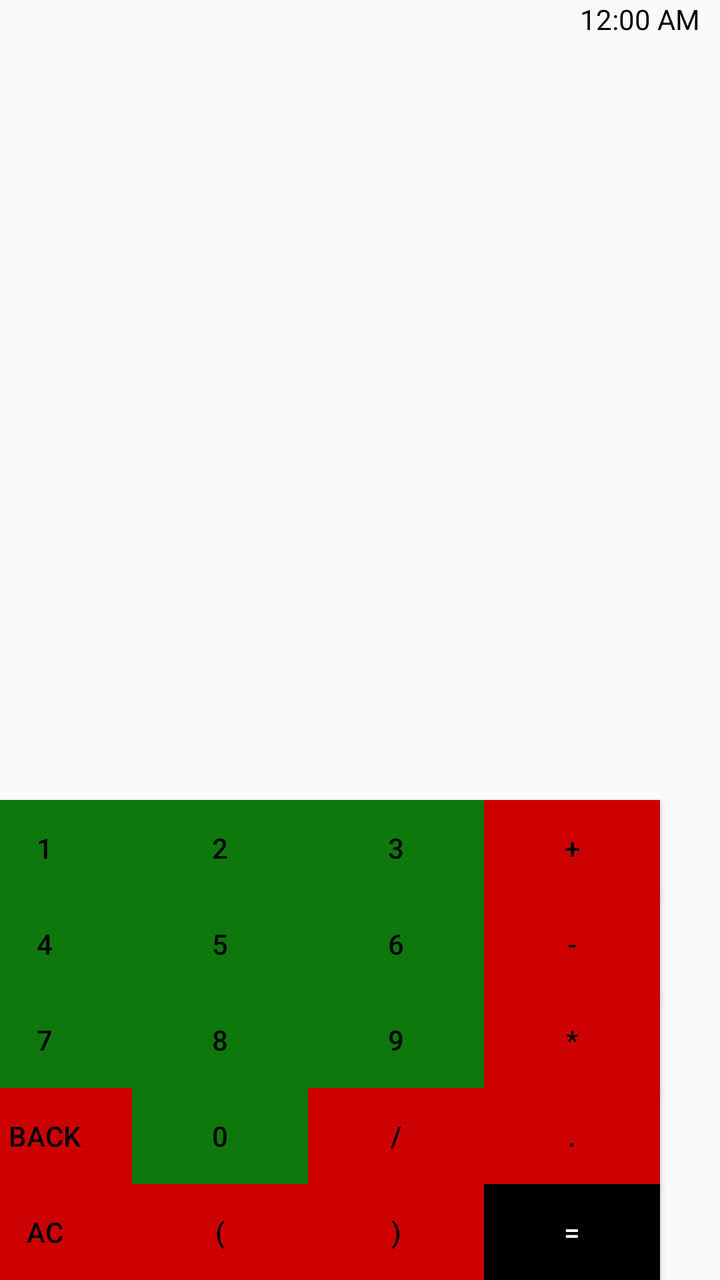
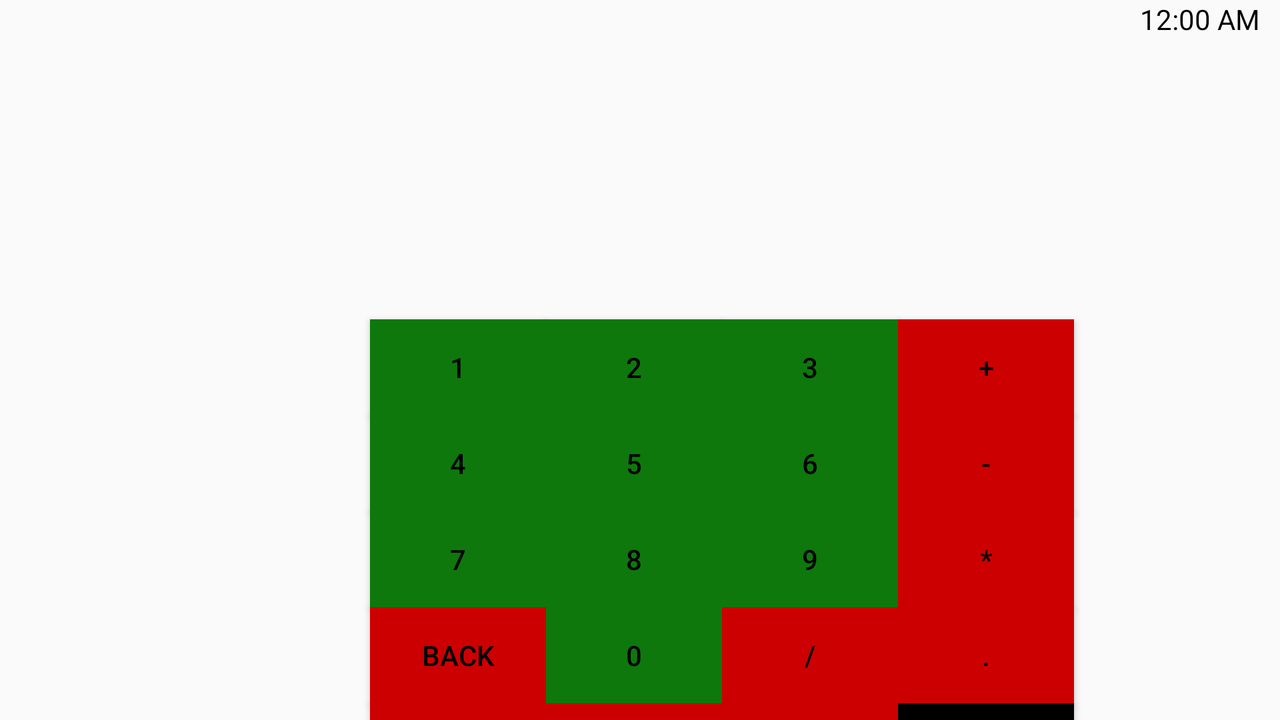

Two renders of one Android screen. The first uses the default layout on a phone; the second uses the alternative layout the repository ships for a different screen configuration, on a matching device. The two XML files are below.
<!-- AndroidManifest.xml: application theme Theme.HomeWork_2 -->
<!-- res/layout/activity_main.xml -->
<?xml version="1.0" encoding="utf-8"?>
<androidx.constraintlayout.widget.ConstraintLayout xmlns:android="http://schemas.android.com/apk/res/android"
    xmlns:app="http://schemas.android.com/apk/res-auto"
    xmlns:tools="http://schemas.android.com/tools"
    android:layout_width="match_parent"
    android:layout_height="match_parent"
    android:background="@drawable/blue_abstract_background"
    tools:context=".MainActivity">


    <DigitalClock
        android:id="@+id/digitalClock"
        android:layout_width="wrap_content"
        android:layout_height="wrap_content"
        android:layout_margin="10dp"
        android:textColor="@color/black"
        app:layout_constraintEnd_toEndOf="parent"
        tools:ignore="MissingConstraints" />

    <Button
        android:id="@+id/bt_button_1"
        style="@style/NumberButton"


        android:text="1"
        app:layout_constraintBottom_toTopOf="@+id/bt_button_4"
        app:layout_constraintEnd_toStartOf="@+id/bt_button_2" />

    <Button
        android:id="@+id/bt_button_2"
        style="@style/NumberButton"
        android:text="2"
        android:textColor="@color/black"

        app:layout_constraintBottom_toTopOf="@+id/bt_button_5"
        app:layout_constraintEnd_toStartOf="@+id/bt_button_3" />

    <Button
        android:id="@+id/bt_button_3"
        style="@style/NumberButton"
        android:text="3"
        app:layout_constraintBottom_toTopOf="@+id/bt_button_6"
        app:layout_constraintEnd_toStartOf="@+id/bt_button_sum" />

    <Button
        android:id="@+id/bt_button_4"
        style="@style/NumberButton"
        android:text="4"
        app:layout_constraintBottom_toTopOf="@+id/bt_button_7"
        app:layout_constraintEnd_toStartOf="@+id/bt_button_5" />

    <Button
        android:id="@+id/bt_button_5"
        style="@style/NumberButton"
        android:text="5"
        app:layout_constraintBottom_toTopOf="@+id/bt_button_8"
        app:layout_constraintEnd_toStartOf="@+id/bt_button_6" />

    <Button
        android:id="@+id/bt_button_6"
        style="@style/NumberButton"
        android:text="6"
        app:layout_constraintBottom_toTopOf="@+id/bt_button_9"
        app:layout_constraintEnd_toStartOf="@+id/bt_button_minus" />

    <Button
        android:id="@+id/bt_button_7"
        style="@style/NumberButton"
        android:text="7"
        app:layout_constraintBottom_toTopOf="@+id/bt_back"
        app:layout_constraintEnd_toStartOf="@+id/bt_button_8" />

    <Button
        android:id="@+id/bt_button_8"
        style="@style/NumberButton"
        android:text="8"
        app:layout_constraintBottom_toTopOf="@+id/bt_button_0"
        app:layout_constraintEnd_toStartOf="@+id/bt_button_9" />

    <Button
        android:id="@+id/bt_button_9"
        style="@style/NumberButton"
        android:text="9"
        app:layout_constraintBottom_toTopOf="@+id/bt_button_split"
        app:layout_constraintEnd_toStartOf="@+id/bt_button_multiply" />

    <Button
        android:id="@+id/bt_button_0"
        style="@style/NumberButton"
        android:text="0"
        app:layout_constraintBottom_toTopOf="@+id/bt_break_open"
        app:layout_constraintEnd_toStartOf="@+id/bt_button_split" />

    <TextView
        android:id="@+id/tv_result"
        style="@style/TextView"
        android:ellipsize="start"
        android:gravity="end"
        android:textSize="100sp"
        app:layout_constraintBottom_toTopOf="@+id/tv_editText"
        tools:ignore="MissingConstraints" />

    <TextView
        android:id="@+id/tv_editText"
        style="@style/TextView"
        android:ellipsize="end"
        android:gravity="end"
        android:textSize="50sp"
        app:layout_constraintBottom_toTopOf="@+id/bt_button_2" />

    <Button
        android:id="@+id/bt_equals"
        style="@style/ButtonEquals"
        android:layout_marginEnd="30dp"
        android:text="@string/equals"
        app:layout_constraintBottom_toBottomOf="parent"
        app:layout_constraintEnd_toEndOf="parent" />

    <Button
        android:id="@+id/bt_button_dot"
        style="@style/ActionButton"
        android:text="@string/dot"
        app:layout_constraintBottom_toTopOf="@+id/bt_equals"
        app:layout_constraintEnd_toEndOf="@+id/bt_equals" />

    <Button
        android:id="@+id/bt_button_sum"
        style="@style/ActionButton"
        android:text="@string/sum"
        app:layout_constraintBottom_toTopOf="@+id/bt_button_minus"
        app:layout_constraintEnd_toEndOf="@+id/bt_button_minus" />

    <Button
        android:id="@+id/bt_button_minus"
        style="@style/ActionButton"
        android:text="@string/minus"
        app:layout_constraintBottom_toTopOf="@+id/bt_button_multiply"
        app:layout_constraintEnd_toEndOf="@+id/bt_button_multiply" />

    <Button
        android:id="@+id/bt_button_multiply"
        style="@style/ActionButton"
        android:text="@string/multiply"
        app:layout_constraintBottom_toTopOf="@+id/bt_button_dot"
        app:layout_constraintEnd_toEndOf="@+id/bt_button_dot" />

    <Button
        android:id="@+id/bt_button_split"
        style="@style/ActionButton"
        android:text="@string/split"
        app:layout_constraintBottom_toTopOf="@+id/bt_break_close"
        app:layout_constraintEnd_toStartOf="@+id/bt_button_dot" />

    <Button
        android:id="@+id/bt_back"
        style="@style/ActionButton"
        android:text="@string/back"
        app:layout_constraintBottom_toTopOf="@+id/bt_clear"
        app:layout_constraintEnd_toStartOf="@+id/bt_button_0" />

    <Button
        android:id="@+id/bt_clear"
        style="@style/ActionButton"
        android:text="@string/ac"
        app:layout_constraintBottom_toBottomOf="@+id/bt_break_open"
        app:layout_constraintEnd_toStartOf="@+id/bt_break_open" />

    <Button
        android:id="@+id/bt_break_open"
        style="@style/ActionButton"
        android:text="@string/break_open"
        app:layout_constraintBottom_toBottomOf="@+id/bt_break_close"
        app:layout_constraintEnd_toStartOf="@+id/bt_break_close" />

    <Button
        android:id="@+id/bt_break_close"
        style="@style/ActionButton"
        android:text="@string/break_close"
        app:layout_constraintBottom_toBottomOf="@+id/bt_equals"
        app:layout_constraintEnd_toStartOf="@+id/bt_equals" />

</androidx.constraintlayout.widget.ConstraintLayout>
<!-- resources referenced by this layout -->
<resources>
  <color name="black">#FF000000</color>
  <string name="ac">AC</string>
  <string name="back">Back</string>
  <string name="break_close">)</string>
  <string name="break_open">(</string>
  <string name="dot">.</string>
  <string name="equals">=</string>
  <string name="minus">-</string>
  <string name="multiply">*</string>
  <string name="split">/</string>
  <string name="sum">+</string>
  <style name="ActionButton">
          <item name="android:textColor">@color/black</item>
          <item name="android:background">#CC0000</item>
          <item name="android:layout_width">wrap_content</item>
          <item name="android:layout_height">wrap_content</item>
      </style>
  <style name="ButtonEquals">
          <item name="android:textColor">@color/white</item>
          <item name="android:background">@color/black</item>
          <item name="android:layout_width">wrap_content</item>
          <item name="android:layout_height">wrap_content</item>
      </style>
  <style name="NumberButton">
          <item name="android:textColor">@color/black</item>
          <item name="android:background">#0e780c</item>
          <item name="android:layout_width">wrap_content</item>
          <item name="android:layout_height">wrap_content</item>
          </style>
  <style name="TextView">
          <item name="android:textColor">@color/black</item>
          <item name="android:layout_width">match_parent</item>
          <item name="android:layout_height">wrap_content</item>
      </style>
  <style name="Theme.HomeWork_2" parent="Theme.AppCompat.Light.DarkActionBar">
          
          <item name="colorPrimary">@color/purple_500</item>
          <item name="colorPrimaryVariant">@color/purple_700</item>
          <item name="colorOnPrimary">@color/white</item>
          
          <item name="colorSecondary">@color/teal_200</item>
          <item name="colorSecondaryVariant">@color/teal_700</item>
          <item name="colorOnSecondary">@color/black</item>
          
          <item name="android:statusBarColor" tools:targetApi="l">?attr/colorPrimaryVariant</item>
          
          <item name="windowNoTitle">true</item>
          <item name="android:windowFullscreen">true</item>
  
      </style>
  <color name="white">#FFFFFFFF</color>
  <color name="purple_500">#FF6200EE</color>
  <color name="purple_700">#FF3700B3</color>
  <color name="teal_200">#FF03DAC5</color>
  <color name="teal_700">#FF018786</color>
</resources>
<!-- res/layout-land/activity_main.xml (the repository's variant of the layout above) -->
<!-- drawn on the phone turned sideways -->
<?xml version="1.0" encoding="utf-8"?>
<androidx.constraintlayout.widget.ConstraintLayout xmlns:android="http://schemas.android.com/apk/res/android"
    xmlns:app="http://schemas.android.com/apk/res-auto"
    android:layout_width="match_parent"
    android:layout_height="match_parent"
    android:background="@drawable/blue_abstract_background">


    <DigitalClock
        android:id="@+id/digitalClock"
        android:layout_width="wrap_content"
        android:layout_height="wrap_content"
        android:layout_margin="10dp"
        android:textColor="@color/black"
        app:layout_constraintEnd_toEndOf="parent" />

    <Button
        android:id="@+id/bt_button_1"
        style="@style/NumberButton"
        android:layout_marginStart="185dp"
        android:text="1"
        app:layout_constraintStart_toStartOf="parent"
        app:layout_constraintTop_toBottomOf="@+id/tv_editText" />

    <Button
        android:id="@+id/bt_button_2"
        style="@style/NumberButton"
        android:text="2"
        android:textColor="@color/black"

        app:layout_constraintBottom_toBottomOf="@+id/bt_button_1"
        app:layout_constraintStart_toEndOf="@+id/bt_button_1" />

    <Button
        android:id="@+id/bt_button_3"
        style="@style/NumberButton"
        android:text="3"
        app:layout_constraintBottom_toBottomOf="@+id/bt_button_2"
        app:layout_constraintStart_toEndOf="@+id/bt_button_2" />

    <Button
        android:id="@+id/bt_button_4"
        style="@style/NumberButton"
        android:text="4"
        app:layout_constraintEnd_toEndOf="@+id/bt_button_1"
        app:layout_constraintTop_toBottomOf="@+id/bt_button_1" />

    <Button
        android:id="@+id/bt_button_5"
        style="@style/NumberButton"
        android:text="5"
        app:layout_constraintEnd_toEndOf="@+id/bt_button_2"
        app:layout_constraintTop_toBottomOf="@+id/bt_button_2" />

    <Button
        android:id="@+id/bt_button_6"
        style="@style/NumberButton"
        android:text="6"
        app:layout_constraintEnd_toEndOf="@+id/bt_button_3"
        app:layout_constraintTop_toBottomOf="@+id/bt_button_3" />

    <Button
        android:id="@+id/bt_button_7"
        style="@style/NumberButton"
        android:text="7"
        app:layout_constraintEnd_toEndOf="@+id/bt_button_1"
        app:layout_constraintTop_toBottomOf="@+id/bt_button_4" />

    <Button
        android:id="@+id/bt_button_8"
        style="@style/NumberButton"
        android:text="8"
        app:layout_constraintEnd_toEndOf="@+id/bt_button_2"
        app:layout_constraintTop_toBottomOf="@+id/bt_button_5" />

    <Button
        android:id="@+id/bt_button_9"
        style="@style/NumberButton"
        android:text="9"
        app:layout_constraintEnd_toEndOf="@+id/bt_button_3"
        app:layout_constraintTop_toBottomOf="@+id/bt_button_6" />

    <Button
        android:id="@+id/bt_button_0"
        style="@style/NumberButton"
        android:text="0"
        app:layout_constraintEnd_toEndOf="@+id/bt_button_8"
        app:layout_constraintTop_toBottomOf="@+id/bt_button_8" />

    <TextView
        android:id="@+id/tv_result"
        style="@style/TextView"
        android:ellipsize="start"
        android:gravity="end"
        android:textSize="70sp"
        app:layout_constraintBottom_toTopOf="@+id/tv_editText"
        app:layout_constraintTop_toTopOf="parent" />

    <TextView
        android:id="@+id/tv_editText"
        style="@style/TextView"
        android:ellipsize="end"
        android:gravity="end"
        android:textSize="50sp"
        app:layout_constraintBottom_toTopOf="@+id/bt_button_2" />

    <Button
        android:id="@+id/bt_equals"
        style="@style/ButtonEquals"
        android:text="@string/equals"
        app:layout_constraintStart_toEndOf="@+id/bt_break_close"
        app:layout_constraintTop_toBottomOf="@+id/bt_button_dot" />

    <Button
        android:id="@+id/bt_button_dot"
        style="@style/ActionButton"
        android:text="@string/dot"
        app:layout_constraintStart_toEndOf="@+id/bt_button_split"
        app:layout_constraintTop_toBottomOf="@+id/bt_button_multiply" />

    <Button
        android:id="@+id/bt_button_sum"
        style="@style/ActionButton"
        android:text="@string/sum"
        app:layout_constraintBottom_toBottomOf="@+id/bt_button_3"
        app:layout_constraintStart_toEndOf="@+id/bt_button_3" />

    <Button
        android:id="@+id/bt_button_minus"
        style="@style/ActionButton"
        android:text="@string/minus"
        app:layout_constraintStart_toEndOf="@+id/bt_button_6"
        app:layout_constraintTop_toBottomOf="@+id/bt_button_sum" />

    <Button
        android:id="@+id/bt_button_multiply"
        style="@style/ActionButton"
        android:text="@string/multiply"
        app:layout_constraintStart_toEndOf="@+id/bt_button_9"
        app:layout_constraintTop_toBottomOf="@+id/bt_button_minus" />

    <Button
        android:id="@+id/bt_button_split"
        style="@style/ActionButton"
        android:text="@string/split"
        app:layout_constraintStart_toEndOf="@+id/bt_button_0"
        app:layout_constraintTop_toBottomOf="@+id/bt_button_9" />

    <Button
        android:id="@+id/bt_back"
        style="@style/ActionButton"
        android:text="@string/back"
        app:layout_constraintEnd_toStartOf="@+id/bt_button_0"
        app:layout_constraintTop_toBottomOf="@+id/bt_button_7" />

    <Button
        android:id="@+id/bt_clear"
        style="@style/ActionButton"
        android:text="@string/ac"
        app:layout_constraintEnd_toStartOf="@+id/bt_button_0"
        app:layout_constraintTop_toBottomOf="@+id/bt_back" />

    <Button
        android:id="@+id/bt_break_open"
        style="@style/ActionButton"
        android:text="@string/break_open"
        app:layout_constraintEnd_toEndOf="@+id/bt_button_0"
        app:layout_constraintTop_toBottomOf="@+id/bt_button_0" />

    <Button
        android:id="@+id/bt_break_close"
        style="@style/ActionButton"
        android:text="@string/break_close"
        app:layout_constraintStart_toEndOf="@+id/bt_break_open"
        app:layout_constraintTop_toBottomOf="@+id/bt_button_split" />

</androidx.constraintlayout.widget.ConstraintLayout>
